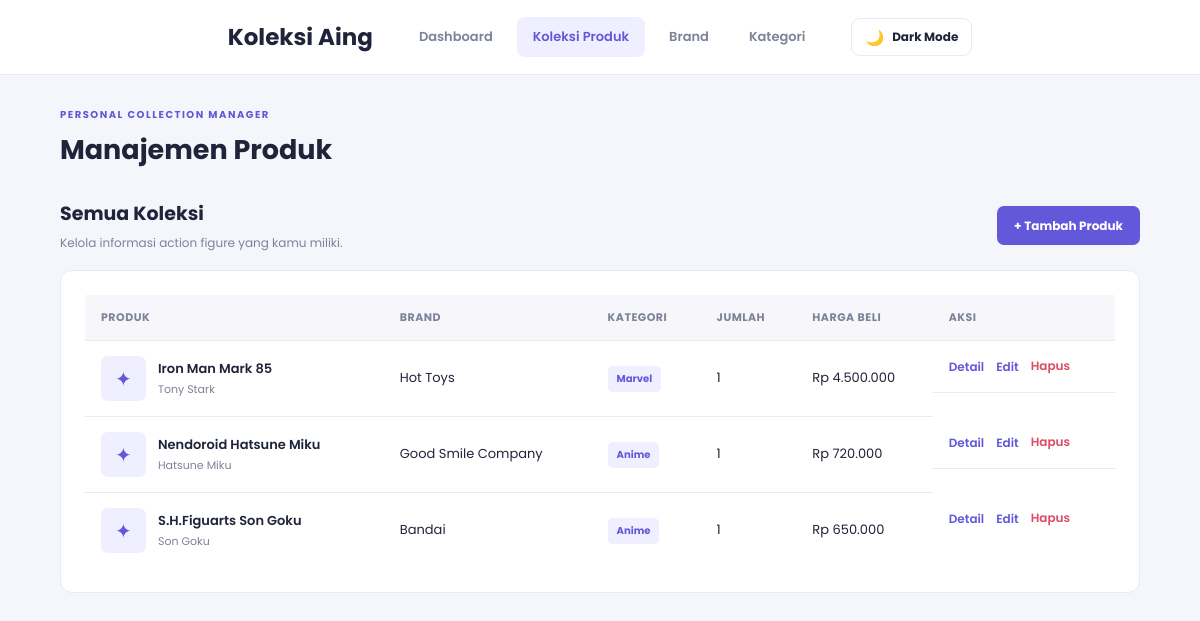
The page /index.php?halaman=produk on the database its author committed.
### tables this page shows
CREATE TABLE `produk` (
  `id_produk` int(11) NOT NULL,
  `id_brand` int(11) NOT NULL,
  `id_kategori` int(11) NOT NULL,
  `nama_produk` varchar(150) NOT NULL,
  `karakter` varchar(100) NOT NULL,
  `harga_beli` decimal(12,2) NOT NULL DEFAULT 0.00,
  `jumlah_dimiliki` int(11) NOT NULL DEFAULT 1,
  `skala` varchar(20) DEFAULT NULL,
  `kondisi` varchar(50) NOT NULL DEFAULT 'Baru',
  `gambar` varchar(255) DEFAULT NULL,
  `deskripsi` text DEFAULT NULL,
  `tanggal_diperoleh` date DEFAULT NULL
);

CREATE TABLE `brand` (
  `id_brand` int(11) NOT NULL,
  `nama_brand` varchar(100) NOT NULL,
  `negara_asal` varchar(100) NOT NULL,
  `deskripsi` text DEFAULT NULL
);

CREATE TABLE `kategori` (
  `id_kategori` int(11) NOT NULL,
  `nama_kategori` varchar(100) NOT NULL,
  `deskripsi` text DEFAULT NULL
);

### config/database.php (called while the page is built, shortened)
<?php
$database = new Database();
$pdo = $database->connect();
require_once __DIR__ . '/../class/Produk.php';
$produk = new Produk($pdo);

### class/Produk.php (called while the page is built, shortened)
<?php
class Produk
{
    private $db;
    public function __construct($database)
    {
        $this->db = $database;
    }
    public function tampil()
    {
        $sql = "SELECT p.*, b.nama_brand, k.nama_kategori
                FROM produk p
                INNER JOIN brand b ON p.id_brand = b.id_brand
                INNER JOIN kategori k ON p.id_kategori = k.id_kategori
                ORDER BY p.nama_produk ASC";
        $stmt = $this->db->prepare($sql);
        $stmt->execute();
        return $stmt->fetchAll();
    }
}

### view/produk.php (the view, shortened to what this page needs)
<div class="section-heading">
    <div><h2>Semua Koleksi</h2><p>Kelola informasi action figure yang kamu miliki.</p></div>
    <a class="button primary" href="index.php?halaman=tambah_produk">+ Tambah Produk</a>
</div>
<div class="panel table-wrap">
<table>
    <thead><tr><th>Produk</th><th>Brand</th><th>Kategori</th><th>Jumlah</th><th>Harga Beli</th><th>Aksi</th></tr></thead>
    <tbody>
    <?php foreach ($daftarProduk as $item): ?>
        <tr>
            <td><div class="table-product">
                <?php if ($item['gambar']): ?><img src="uploads/<?= e($item['gambar']) ?>" alt="">
                <?php else: ?><div class="mini-placeholder">✦</div><?php endif; ?>
                <div><b><?= e($item['nama_produk']) ?></b><small><?= e($item['karakter']) ?></small></div>
            </div></td>
            <td><?= e($item['nama_brand']) ?></td>
            <td><span class="tag"><?= e($item['nama_kategori']) ?></span></td>
            <td><?= (int)$item['jumlah_dimiliki'] ?></td>
            <td>Rp <?= number_format((float)$item['harga_beli'], 0, ',', '.') ?></td>
            <td class="actions">
                <a href="index.php?halaman=detail_produk&id=<?= (int)$item['id_produk'] ?>">Detail</a>
                <a href="index.php?halaman=edit_produk&id=<?= (int)$item['id_produk'] ?>">Edit</a>
                <form method="POST" onsubmit="return confirm('Hapus produk ini?')">
                    <button class="link-danger" type="submit">Hapus</button>
                </form>
            </td>
        </tr>
    <?php endforeach; ?>
    </tbody>
</table>
</div>

### style.css (style rules this page uses)
:root { color-scheme: light; --bg: #f4f6fb; --surface: #ffffff; --ink: #20243a; --muted: #7d8298; --line: #e8eaf1; --primary: #6258d9; --primary-hover: #5147c5; --danger: #dc4c64; --success: #16865c; --table-head: #f7f7fb; --row-hover: #fafaff; --soft: #f0f1f6; --soft-hover: #e5e6ee; --soft-primary: #efefff; --input-bg: #ffffff; --image-bg: #f4f5f9; --detail-bg: #f7f7fb; --shadow: 0 8px 20px rgba(0, 0, 0, 0.07); }
* { margin: 0; padding: 0; box-sizing: border-box; }
html { min-height: 100%; background: var(--bg); }
body { font-family: 'Poppins', sans-serif; background: var(--bg); color: var(--ink); font-size: 14px; line-height: 1.6; transition: background 0.2s ease, color 0.2s ease; }
a { text-decoration: none; color: var(--primary); }
button, input, select, textarea { font-family: inherit; font-size: inherit; }
.panel { background: var(--surface); border: 1px solid var(--line); border-radius: 12px; padding: 24px; margin-bottom: 24px; }
.table-wrap { width: 100%; overflow-x: auto; }
table { width: 100%; border-collapse: collapse; background: var(--surface); font-size: 13px; }
thead { background: var(--table-head); }
th { color: var(--muted); font-size: 11px; font-weight: 700; text-transform: uppercase; letter-spacing: 0.5px; text-align: left; padding: 14px 16px; border-bottom: 1px solid var(--line); white-space: nowrap; }
td { padding: 15px 16px; border-bottom: 1px solid var(--line); vertical-align: middle; }
tbody tr:last-child td { border-bottom: none; }
td b { color: var(--ink); font-weight: 600; }
.actions { display: flex; align-items: center; gap: 12px; white-space: nowrap; }
.actions a { font-size: 12px; font-weight: 600; color: var(--primary); }
.actions form { display: inline; }
.link-danger { background: none; border: none; color: var(--danger); font-size: 12px; font-weight: 600; cursor: pointer; }
.button { display: inline-flex; align-items: center; justify-content: center; padding: 10px 17px; border-radius: 7px; border: none; cursor: pointer; font-size: 12px; font-weight: 700; transition: 0.2s; }
.button.primary { background: var(--primary); color: white; }
.section-heading { display: flex; justify-content: space-between; align-items: center; gap: 15px; margin-bottom: 18px; }
.section-heading h2 { font-family: 'Poppins', sans-serif; font-size: 19px; }
.section-heading p { color: var(--muted); font-size: 12px; margin-top: 3px; }
.table-product { display: flex; align-items: center; gap: 12px; min-width: 180px; }
.table-product img, .mini-placeholder { width: 45px; height: 45px; border-radius: 7px; object-fit: cover; background: var(--soft-primary); }
.mini-placeholder { display: flex; align-items: center; justify-content: center; color: var(--primary); font-size: 20px; }
.table-product small { display: block; color: var(--muted); font-size: 11px; margin-top: 2px; }
.tag { display: inline-block; padding: 5px 9px; border-radius: 5px; background: var(--soft-primary); color: var(--primary); font-size: 10px; font-weight: 700; }

### rows shown on the page
produk: nama_produk "Iron Man Mark 85", karakter "Tony Stark", id_brand.nama_brand "Hot Toys", id_kategori.nama_kategori "Marvel", jumlah_dimiliki "1", harga_beli "4.500.000"
produk: nama_produk "Nendoroid Hatsune Miku", karakter "Hatsune Miku", id_brand.nama_brand "Good Smile Company", id_kategori.nama_kategori "Anime", jumlah_dimiliki "1", harga_beli "720.000"
produk: nama_produk "S.H.Figuarts Son Goku", karakter "Son Goku", id_brand.nama_brand "Bandai", id_kategori.nama_kategori "Anime", jumlah_dimiliki "1", harga_beli "650.000"

### other values the page prints
str_replace('_', ' ', $halaman) "Produk"
